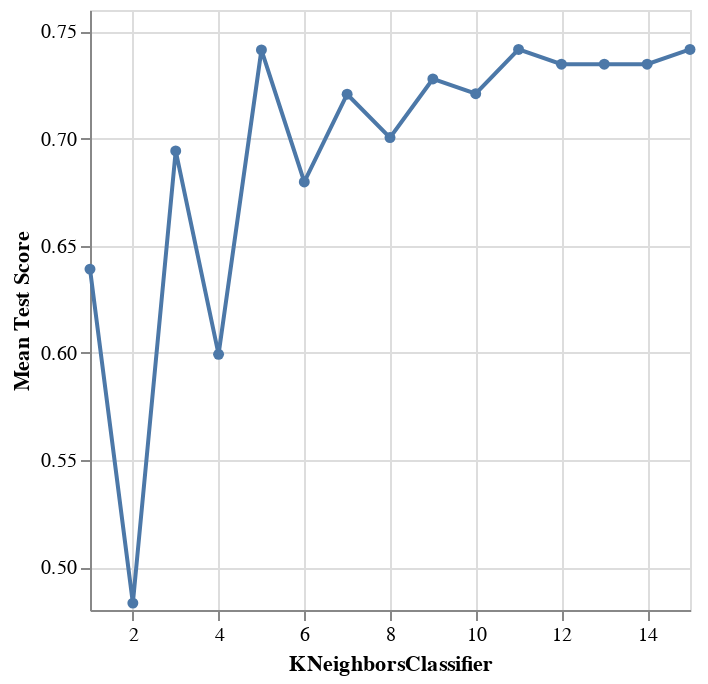

The notebook cell saved with this chart:
### Code cell
# repeat above steps for players_preprocessor_2 to find accuracy
# specify X (predictors) for the variables within the preprocessor

X_train_2 = players_train[["experience", "age"]]

# create pipe

players_pipe_2=make_pipeline(players_preprocessor_2, knn_spec)
             
# perform standard 5-fold cross validation

knn_tune_grid_2=GridSearchCV(
        estimator=players_pipe_2,
        param_grid=param_grid,
        cv=5
    )

# fit tuned grid to X and y

knn_model_grid_2=knn_tune_grid_2.fit(X_train_2, y)

# find the results and store in a new dataframe 

accuracies_grid_2=pd.DataFrame(knn_model_grid_2.cv_results_)


# create a line graph (with points) to visualize results and help determine optimal KNeighbors value

accuracy_k_grid_2=alt.Chart(accuracies_grid_2).mark_line(point=True).encode(
    x=alt.X("param_kneighborsclassifier__n_neighbors").title("KNeighborsClassifier").scale(zero=False),
    y=alt.Y("mean_test_score").title("Mean Test Score").scale(zero=False)
)
accuracy_k_grid_2

### Figure 1 — Vega-Lite specification as saved in the notebook (floating-point values rounded to 4 significant figures)
{"config": {"view": {"continuousWidth": 300, "continuousHeight": 300}}, "data": {"name": "data-d248f99a162c247d88bc619b08f57ad0"}, "mark": {"type": "line", "point": true}, "encoding": {"x": {"field": "param_kneighborsclassifier__n_neighbors", "scale": {"zero": false}, "title": "KNeighborsClassifier", "type": "quantitative"}, "y": {"field": "mean_test_score", "scale": {"zero": false}, "title": "Mean Test Score", "type": "quantitative"}}, "$schema": "https://vega.github.io/schema/vega-lite/v5.20.1.json", "datasets": {"data-d248f99a162c247d88bc619b08f57ad0": [{"mean_fit_time": 0.003672, "std_fit_time": 0.0003518, "mean_score_time": 0.003923, "std_score_time": 0.0002536, "param_kneighborsclassifier__n_neighbors": 1, "params": {"kneighborsclassifier__n_neighbors": 1}, "split0_test_score": 0.7, "split1_test_score": 0.6333, "split2_test_score": 0.5862, "split3_test_score": 0.5862, "split4_test_score": 0.6897, "mean_test_score": 0.6391, "std_test_score": 0.04877, "rank_test_score": 13}, {"mean_fit_time": 0.003408, "std_fit_time": 7.262e-05, "mean_score_time": 0.003664, "std_score_time": 2.471e-05, "param_kneighborsclassifier__n_neighbors": 2, "params": {"kneighborsclassifier__n_neighbors": 2}, "split0_test_score": 0.4667, "split1_test_score": 0.4667, "split2_test_score": 0.4138, "split3_test_score": 0.5172, "split4_test_score": 0.5517, "mean_test_score": 0.4832, "std_test_score": 0.04737, "rank_test_score": 15}, {"mean_fit_time": 0.003661, "std_fit_time": 0.0006542, "mean_score_time": 0.003629, "std_score_time": 2.946e-05, "param_kneighborsclassifier__n_neighbors": 3, "params": {"kneighborsclassifier__n_neighbors": 3}, "split0_test_score": 0.7, "split1_test_score": 0.6333, "split2_test_score": 0.7241, "split3_test_score": 0.7586, "split4_test_score": 0.6552, "mean_test_score": 0.6943, "std_test_score": 0.0454, "rank_test_score": 11}, {"mean_fit_time": 0.003358, "std_fit_time": 6.019e-05, "mean_score_time": 0.003618, "std_score_time": 2.5e-05, "param_kneighborsclassifier__n_neighbors": 4, "params": {"kneighborsclassifier__n_neighbors": 4}, "split0_test_score": 0.5, "split1_test_score": 0.6, "split2_test_score": 0.6552, "split3_test_score": 0.6207, "split4_test_score": 0.6207, "mean_test_score": 0.5993, "std_test_score": 0.05272, "rank_test_score": 14}, {"mean_fit_time": 0.003597, "std_fit_time": 0.0002569, "mean_score_time": 0.003759, "std_score_time": 0.0001138, "param_kneighborsclassifier__n_neighbors": 5, "params": {"kneighborsclassifier__n_neighbors": 5}, "split0_test_score": 0.7333, "split1_test_score": 0.7667, "split2_test_score": 0.7241, "split3_test_score": 0.7241, "split4_test_score": 0.7586, "mean_test_score": 0.7414, "std_test_score": 0.01787, "rank_test_score": 3}, {"mean_fit_time": 0.003324, "std_fit_time": 2.102e-05, "mean_score_time": 0.00364, "std_score_time": 3.343e-05, "param_kneighborsclassifier__n_neighbors": 6, "params": {"kneighborsclassifier__n_neighbors": 6}, "split0_test_score": 0.6667, "split1_test_score": 0.7667, "split2_test_score": 0.6207, "split3_test_score": 0.6897, "split4_test_score": 0.6552, "mean_test_score": 0.6798, "std_test_score": 0.04882, "rank_test_score": 12}, {"mean_fit_time": 0.003337, "std_fit_time": 6.809e-05, "mean_score_time": 0.003627, "std_score_time": 1.262e-05, "param_kneighborsclassifier__n_neighbors": 7, "params": {"kneighborsclassifier__n_neighbors": 7}, "split0_test_score": 0.7333, "split1_test_score": 0.7667, "split2_test_score": 0.6207, "split3_test_score": 0.7241, "split4_test_score": 0.7586, "mean_test_score": 0.7207, "std_test_score": 0.05239, "rank_test_score": 9}, {"mean_fit_time": 0.003319, "std_fit_time": 8.599e-06, "mean_score_time": 0.00365, "std_score_time": 2.974e-05, "param_kneighborsclassifier__n_neighbors": 8, "params": {"kneighborsclassifier__n_neighbors": 8}, "split0_test_score": 0.6667, "split1_test_score": 0.7667, "split2_test_score": 0.6207, "split3_test_score": 0.6897, "split4_test_score": 0.7586, "mean_test_score": 0.7005, "std_test_score": 0.05548, "rank_test_score": 10}, {"mean_fit_time": 0.003411, "std_fit_time": 0.0001884, "mean_score_time": 0.003621, "std_score_time": 2.013e-05, "param_kneighborsclassifier__n_neighbors": 9, "params": {"kneighborsclassifier__n_neighbors": 9}, "split0_test_score": 0.7333, "split1_test_score": 0.7333, "split2_test_score": 0.6897, "split3_test_score": 0.7241, "split4_test_score": 0.7586, "mean_test_score": 0.7278, "std_test_score": 0.02227, "rank_test_score": 7}, {"mean_fit_time": 0.02093, "std_fit_time": 0.0352, "mean_score_time": 0.003716, "std_score_time": 0.0001707, "param_kneighborsclassifier__n_neighbors": 10, "params": {"kneighborsclassifier__n_neighbors": 10}, "split0_test_score": 0.7333, "split1_test_score": 0.7333, "split2_test_score": 0.6897, "split3_test_score": 0.6897, "split4_test_score": 0.7586, "mean_test_score": 0.7209, "std_test_score": 0.02715, "rank_test_score": 8}, {"mean_fit_time": 0.003363, "std_fit_time": 7.29e-05, "mean_score_time": 0.003637, "std_score_time": 2.07e-05, "param_kneighborsclassifier__n_neighbors": 11, "params": {"kneighborsclassifier__n_neighbors": 11}, "split0_test_score": 0.7333, "split1_test_score": 0.7333, "split2_test_score": 0.7241, "split3_test_score": 0.7586, "split4_test_score": 0.7586, "mean_test_score": 0.7416, "std_test_score": 0.01429, "rank_test_score": 1}, {"mean_fit_time": 0.00332, "std_fit_time": 2.653e-05, "mean_score_time": 0.003623, "std_score_time": 1.603e-05, "param_kneighborsclassifier__n_neighbors": 12, "params": {"kneighborsclassifier__n_neighbors": 12}, "split0_test_score": 0.7333, "split1_test_score": 0.7333, "split2_test_score": 0.6897, "split3_test_score": 0.7586, "split4_test_score": 0.7586, "mean_test_score": 0.7347, "std_test_score": 0.02521, "rank_test_score": 4}, {"mean_fit_time": 0.003333, "std_fit_time": 6.276e-05, "mean_score_time": 0.003629, "std_score_time": 2.761e-05, "param_kneighborsclassifier__n_neighbors": 13, "params": {"kneighborsclassifier__n_neighbors": 13}, "split0_test_score": 0.7333, "split1_test_score": 0.7333, "split2_test_score": 0.6897, "split3_test_score": 0.7586, "split4_test_score": 0.7586, "mean_test_score": 0.7347, "std_test_score": 0.02521, "rank_test_score": 4}, {"mean_fit_time": 0.003336, "std_fit_time": 4.569e-05, "mean_score_time": 0.003647, "std_score_time": 2.334e-05, "param_kneighborsclassifier__n_neighbors": 14, "params": {"kneighborsclassifier__n_neighbors": 14}, "split0_test_score": 0.7333, "split1_test_score": 0.7333, "split2_test_score": 0.6897, "split3_test_score": 0.7586, "split4_test_score": 0.7586, "mean_test_score": 0.7347, "std_test_score": 0.02521, "rank_test_score": 4}, {"mean_fit_time": 0.003327, "std_fit_time": 5.065e-05, "mean_score_time": 0.003646, "std_score_time": 1.108e-05, "param_kneighborsclassifier__n_neighbors": 15, "params": {"kneighborsclassifier__n_neighbors": 15}, "split0_test_score": 0.7333, "split1_test_score": 0.7333, "split2_test_score": 0.7241, "split3_test_score": 0.7586, "split4_test_score": 0.7586, "mean_test_score": 0.7416, "std_test_score": 0.01429, "rank_test_score": 1}]}}
